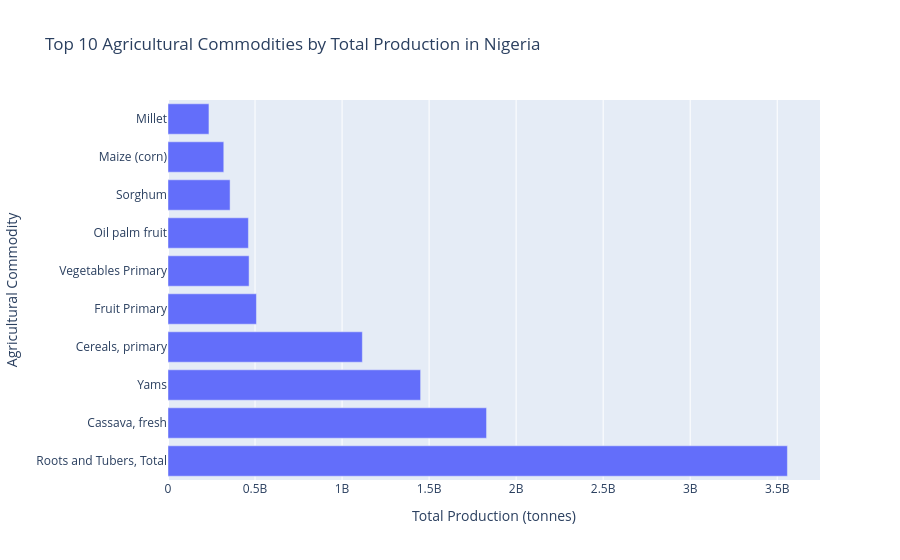

Here is the notebook cell this chart was saved with:
### Code cell
import plotly.express as px

fig = px.bar(
    top_production_df,
    x="Production",
    y="Item",
    orientation="h",
    title="Top 10 Agricultural Commodities by Total Production in Nigeria",
    labels={
        "Production": "Total Production (tonnes)",
        "Item": "Agricultural Commodity"
    }
)

fig.show()

### Figure 1 — Plotly figure (JSON) as saved in the notebook; plotly's stock layout.template omitted (floating-point values rounded to 4 significant figures)
{"data": [{"hovertemplate": "Total Production (tonnes)=%{x}<br>Agricultural Commodity=%{y}<extra></extra>", "legendgroup": "", "marker": {"color": "#636efa", "pattern": {"shape": ""}}, "name": "", "orientation": "h", "showlegend": false, "textposition": "auto", "type": "bar", "x": [3558000000.0, 1830000000.0, 1451000000.0, 1117000000.0, 508100000.0, 465900000.0, 462000000.0, 356700000.0, 320400000.0, 235300000.0], "xaxis": "x", "y": ["Roots and Tubers, Total", "Cassava, fresh", "Yams", "Cereals, primary", "Fruit Primary", "Vegetables Primary", "Oil palm fruit", "Sorghum", "Maize (corn)", "Millet"], "yaxis": "y"}], "layout": {"barmode": "relative", "legend": {"tracegroupgap": 0}, "title": {"text": "Top 10 Agricultural Commodities by Total Production in Nigeria"}, "xaxis": {"anchor": "y", "domain": [0, 1], "title": {"text": "Total Production (tonnes)"}}, "yaxis": {"anchor": "x", "domain": [0, 1], "title": {"text": "Agricultural Commodity"}}}}
